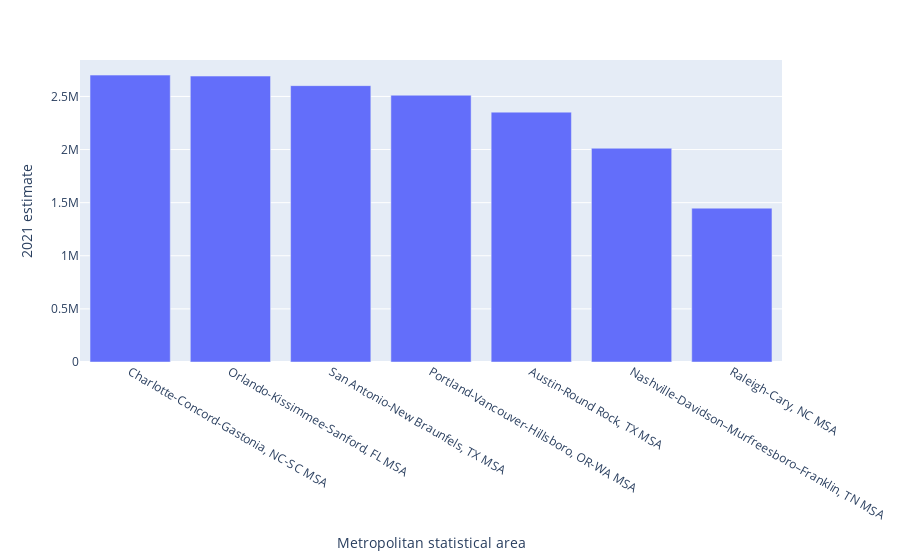

Source (notebook cell):
### Code cell
fig.show()

### Figure 1 — Plotly figure (JSON) as saved in the notebook; plotly's stock layout.template omitted (floating-point values rounded to 4 significant figures)
{"data": [{"alignmentgroup": "True", "hovertemplate": "Metropolitan statistical area=%{x}<br>2021 estimate=%{y}<extra></extra>", "legendgroup": "", "marker": {"color": "#636efa", "pattern": {"shape": ""}}, "name": "", "offsetgroup": "", "orientation": "v", "showlegend": false, "textposition": "auto", "type": "bar", "x": ["Charlotte-Concord-Gastonia, NC-SC MSA", "Orlando-Kissimmee-Sanford, FL MSA", "San Antonio-New Braunfels, TX MSA", "Portland-Vancouver-Hillsboro, OR-WA MSA", "Austin-Round Rock, TX MSA", "Nashville-Davidson–Murfreesboro–Franklin, TN MSA", "Raleigh-Cary, NC MSA"], "xaxis": "x", "y": [2701046, 2691925, 2601788, 2511612, 2352426, 2012476, 1448411], "yaxis": "y"}], "layout": {"barmode": "relative", "legend": {"tracegroupgap": 0}, "margin": {"t": 60}, "xaxis": {"anchor": "y", "domain": [0, 1], "title": {"text": "Metropolitan statistical area"}}, "yaxis": {"anchor": "x", "domain": [0, 1], "title": {"text": "2021 estimate"}}}}
